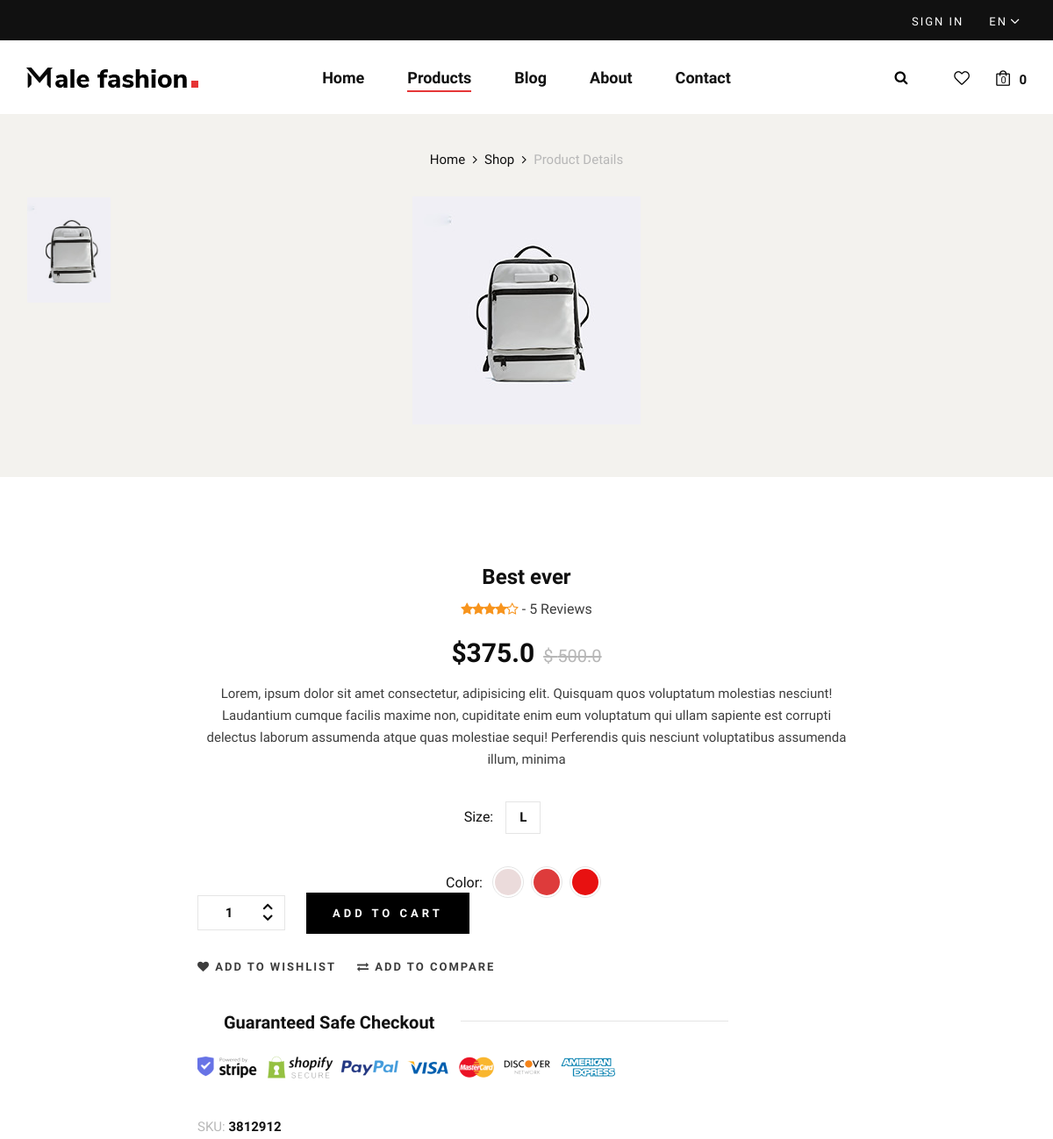
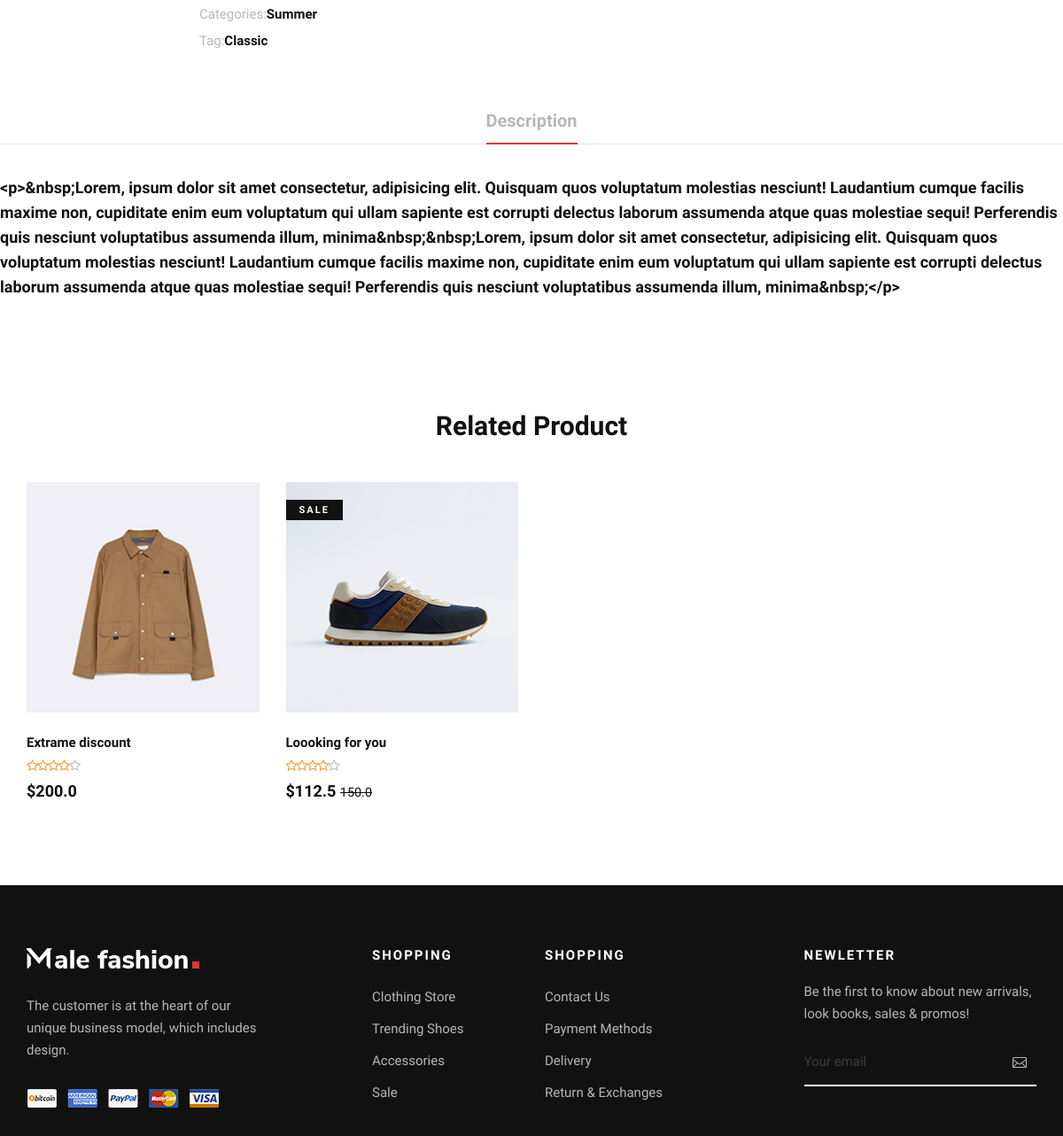
Screenshot of /en/products/20/ with the database file from the repository (2 pictures, top to bottom).
### products/models.py (models this page shows, shortened)
class ProductModel(models.Model):
    title = models.CharField(max_length=512, verbose_name=_('title'))
    image = models.ImageField(upload_to='products', verbose_name=_('image'))
    price = models.FloatField(verbose_name=_('price'))
    real_price = models.FloatField(verbose_name=_('real_price', ), default=0)
    sizes = models.ManyToManyField(SizeModel, related_name='products')
    colors = models.ManyToManyField(ColorModel, related_name='products')
    wishlist = models.ManyToManyField(UserModel, related_name='wishlist')
    discount = models.PositiveIntegerField(default=0,
                                           validators=[
                                               MinValueValidator(0),
                                               MaxValueValidator(100)
                                           ], verbose_name=_('discount'))
    short_description = models.TextField(verbose_name=_('short_description'))
    long_description = RichTextUploadingField(verbose_name=_('long_description'))
    category = models.ForeignKey(CategoryModel, on_delete=models.PROTECT,
                                 related_name='products', null=True, verbose_name=_('category'))
    brand = models.ForeignKey(BrandModel, on_delete=models.PROTECT,
                              related_name='products', null=True, verbose_name=_('brand'))
    tags = models.ManyToManyField(ProductTagModel, related_name='products', verbose_name=_('tags'))
    created_at = models.DateTimeField(auto_now_add=True, verbose_name=_('created_at'))
    def is_discount(self):
        return self.discount != 0
    def get_related_products(self):
        return self.    category.products.exclude(pk=self.pk)
    class Meta:
        verbose_name = _('product')
        verbose_name_plural = _('products')

class SizeModel(models.Model):
    title = models.CharField(max_length=3, verbose_name=_('size'))
    created_at = models.DateTimeField(auto_now_add=True, verbose_name=_('created_at'))
    class Meta:
        verbose_name = _('size')
        verbose_name_plural = _('sizes')

class CategoryModel(models.Model):
    title = models.CharField(max_length=150, verbose_name=_('title'))
    created_at = models.DateTimeField(auto_now_add=True, verbose_name=_('created_at'))
    def __str__(self):
        return self.title
    class Meta:
        verbose_name = _('category')
        verbose_name_plural = _('categories')

class ProductTagModel(models.Model):
    title = models.CharField(max_length=85, verbose_name=_('title'))
    created_at = models.DateTimeField(auto_now_add=True, verbose_name=_('created_at'))
    class Meta:
        verbose_name = _('product tag')
        verbose_name_plural = _('product tags')

### products/views.py (the view)
# urls.py: path('<int:pk>/', ProductDetailView.as_view(), name='detail'),
class ProductDetailView(DetailView):
    template_name = 'shop-details.html'
    model = ProductModel

### pages/templatetags/my_tags.py (called while the page is built)
@register.simple_tag
def get_lang_url(request, lang):
    url = '/' + lang + request.path[3:]
    return url

@register.filter
def in_wishlist(product, request):
    return request.user in product.wishlist.all()

@register.filter
def in_cart(product, request):
    return product.pk in request.session.get('cart', [])

@register.simple_tag
def cart_count(request):
    return get_cart_length(request)

@register.simple_tag
def cart_price(request):
    if get_cart_length(request) == 0:
        return 0
    return ProductModel.get_from_cart(request).aggregate(
        Sum('real_price')
    )['real_price__sum']

### pages/utils.py (called while the page is built)
def get_cart_length(request):
    return len(request.session.get('cart', []))

### templates/shop-details.html (shortened to what this page needs)
{% extends 'layouts/base.html' %}
{% load static %}
{% block content %}
    <section class="shop-details">
        <div class="product__details__pic">
            <div class="container">
                <div class="row">
                    <div class="col-lg-12">
                        <div class="product__details__breadcrumb">
                            <a href="./index.html">Home</a>
                            <a href="./shop.html">Shop</a>
                            <span>Product Details</span>
                        </div>
                    </div>
                </div>
                <div class="row">
                    <div class="col-lg-3 col-md-3">
                        <ul class="nav nav-tabs" role="tablist">
                            <li class="nav-item">
                                <a class="nav-link active" data-toggle="tab" href="#tabs-1" role="tab">
                                    <div class="product__thumb__pic set-bg" data-setbg="{{ object.image.url }}">
                                    </div>
                                </a>
                            </li>
                        </ul>
                    </div>
                    <div class="col-lg-6 col-md-9">
                        <div class="tab-content">
                            <div class="tab-pane active" id="tabs-1" role="tabpanel">
                                <div class="product__details__pic__item">
                                    <img src="{{ object.image.url }}" alt="">
                                </div>
                            </div>
                        </div>
                    </div>
                </div>
            </div>
        </div>
        <div class="product__details__content">
            <div class="container">
                <div class="row d-flex justify-content-center">
                    <div class="col-lg-8">
                        <div class="product__details__text">
                            <h4>{{ object.title }}</h4>
                            <div class="rating">
                                <i class="fa fa-star"></i>
                                <i class="fa fa-star"></i>
                                <i class="fa fa-star"></i>
                                <i class="fa fa-star"></i>
                                <i class="fa fa-star-o"></i>
                                <span> - 5 Reviews</span>
                            </div>
                            <h3>${{ object.real_price }}{% if object.is_discount %}<span>$
                                {{ object.price }}{% endif %}</span></h3>
                            <p>{{ object.short_description }}</p>
                            <div class="product__details__option">
                                <div class="product__details__option__size">
                                    <span>Size:</span>
                                    {% for size in object.sizes.all %}
                                        <label>{{ size.title }}
                                        </label>
                                    {% endfor %}
                                </div>
                            </div>
                            <div class="product__details__option__color">
                                <span>Color:</span>
                                {% for color in object.colors.all %}
                                    <label style="background: {{ color.code }}">
                                    </label>
                                {% endfor %}
                            </div>
                        </div>
                        <div class="product__details__cart__option">
                            <div class="quantity">
                                <div class="pro-qty">
                                    <input type="text" value="1">
                                </div>
                            </div>
                            <a href="#" class="primary-btn">add to cart</a>
                        </div>
                        <div class="product__details__btns__option">
                            <a href="#"><i class="fa fa-heart"></i> add to wishlist</a>
                            <a href="#"><i class="fa fa-exchange"></i> Add To Compare</a>
                        </div>
                        <div class="product__details__last__option">
                            <h5><span>Guaranteed Safe Checkout</span></h5>
                            <img src="{% static 'img/shop-details/details-payment.png' %}" alt="">
                            <ul>
                                <li><span>SKU:</span> 3812912</li>
                                <li><span>Categories:</span>{{ object.category }}</li>
                                <li><span>Tag:</span>{% for tag in object.tags.all %}{{ tag.title }}{% endfor %}
                                </li>
                            </ul>
                        </div>
                    </div>
                </div>
            </div>
            <div class="row">
                <div class="col-lg-12">
                    <div class="product__details__tab">
                        <ul class="nav nav-tabs" role="tablist">
                            <li class="nav-item">
                                <a class="nav-link active">Description</a>
                            </li>
                        </ul>
                        <div class="tab-content">
                            <div class="tab-pane active">
                                <div class="product__details__tab__content">
                                    <p class="note">{{ object.long_description }}</p>
                                </div>
                            </div>
                        </div>
                    </div>
                </div>
            </div>
        </div>
    </section>
    <section class="related spad">
        <div class="container">
            <div class="row">
                <div class="col-lg-12">
                    <h3 class="related-title">Related Product</h3>
                </div>
            </div>
            <div class="row">
                {% for products in object.get_related_products %}
                    <div class="col-lg-3 col-md-6 col-sm-6 col-sm-6">
                        {% include 'layouts/product_block.html' %}
                    </div>
                {% endfor %}
            </div>
        </div>
    </section>
{% endblock %}

### templates/layouts/product_block.html (shortened to what this page needs)
{% load static %}
{% load my_tags %}
<div class="product__item sale">
    <div class="product__item__pic set-bg"
         data-setbg="{{ products.image.url }}">
        {% if products.is_discount %}
            <span class="label">Sale</span>
        {% endif %}
    </div>
    <div class="product__item__text">
        <h6>{{ products.title }}</h6>
        <div class="rating">
            <i class="fa fa-star-o"></i>
            <i class="fa fa-star-o"></i>
            <i class="fa fa-star-o"></i>
            <i class="fa fa-star-o"></i>
            <i class="fa fa-star-o"></i>
        </div>
        <h5>${{ products.real_price }}
            {% if products.is_discount %}
                <strike class="small">{{ products.price }}</strike>
            {% endif %}
        </h5>
    </div>
</div>

### rows the page displays
ProductModel: image (picture), title "Best ever", real_price "375.0", price "500.0", short_description "Lorem, ipsum dolor sit amet consectetur, adipisicing elit. Quisquam quos voluptatum molestias nesciunt! Laudantium cumque facilis maxime non, cupiditate enim eum voluptatum qui ullam sapiente est corrupti delectus laborum assumenda atque quas molestiae sequi! Perferendis quis nesciunt voluptatibus assumenda illum, minima", category "Summer", long_description "<p>&nbsp;Lorem, ipsum dolor sit amet consectetur, adipisicing elit. Quisquam quos voluptatum molestias nesciunt! Laudantium cumque facilis maxime non, cupiditate enim eum voluptatum qui ullam sapiente est corrupti delectus laborum assumenda atque quas molestiae sequi! Perferendis quis nesciunt voluptatibus assumenda illum, minima&nbsp;&nbsp;Lorem, ipsum dolor sit amet consectetur, adipisicing elit. Quisquam quos voluptatum molestias nesciunt! Laudantium cumque facilis maxime non, cupiditate enim eum voluptatum qui ullam sapiente est corrupti delectus laborum assumenda atque quas molestiae sequi! Perferendis quis nesciunt voluptatibus assumenda illum, minima&nbsp;</p>"
SizeModel: title "L"
ProductTagModel: title "Classic"
ProductModel: shows a picture, title "Extrame discount", real_price "200.0"
ProductModel: shows a picture, discount "SALE", title "Loooking for you", real_price "112.5", price "150.0"

### other values shown
{{ lang }} "EN"
